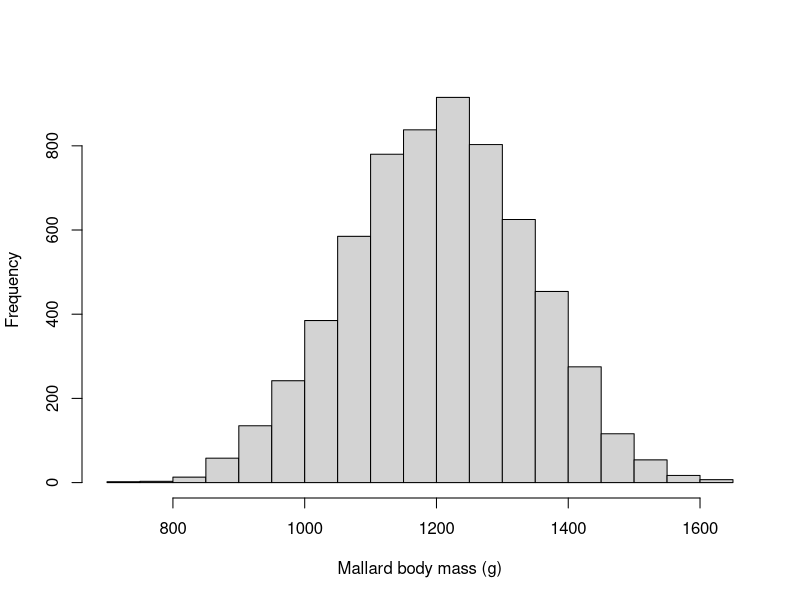
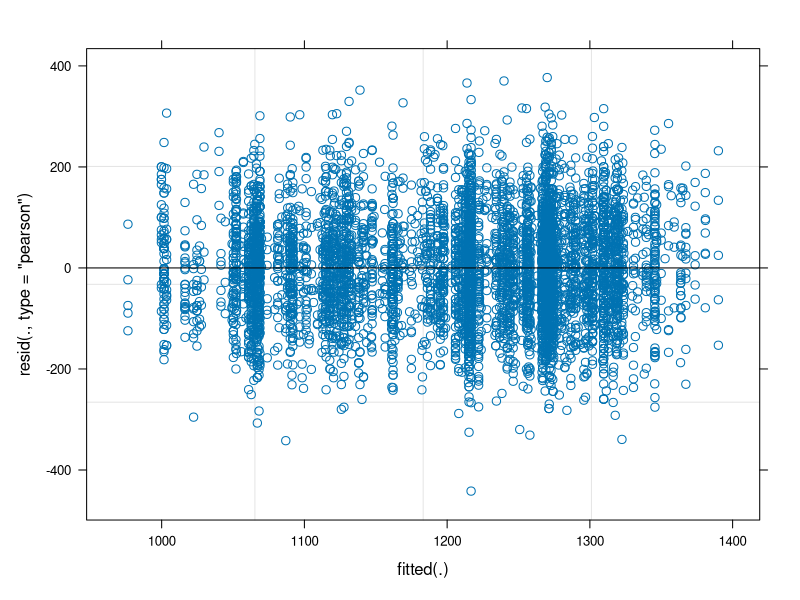
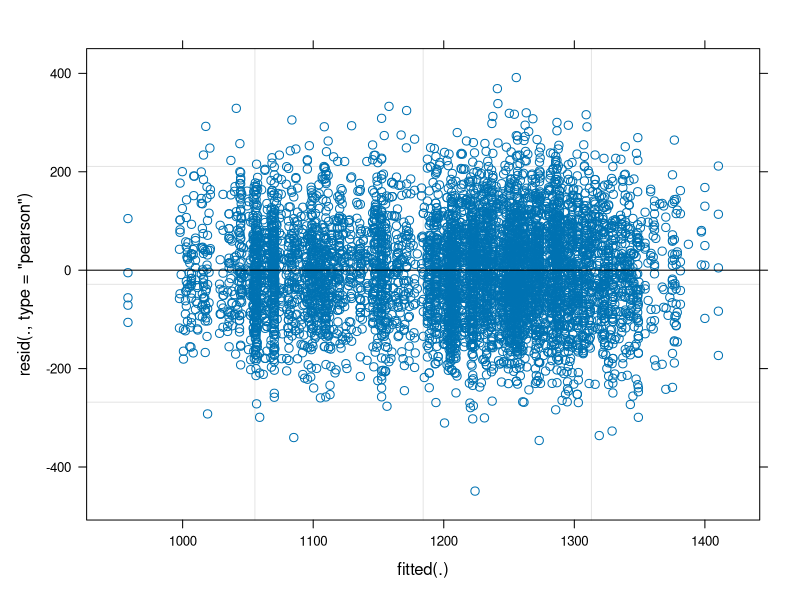
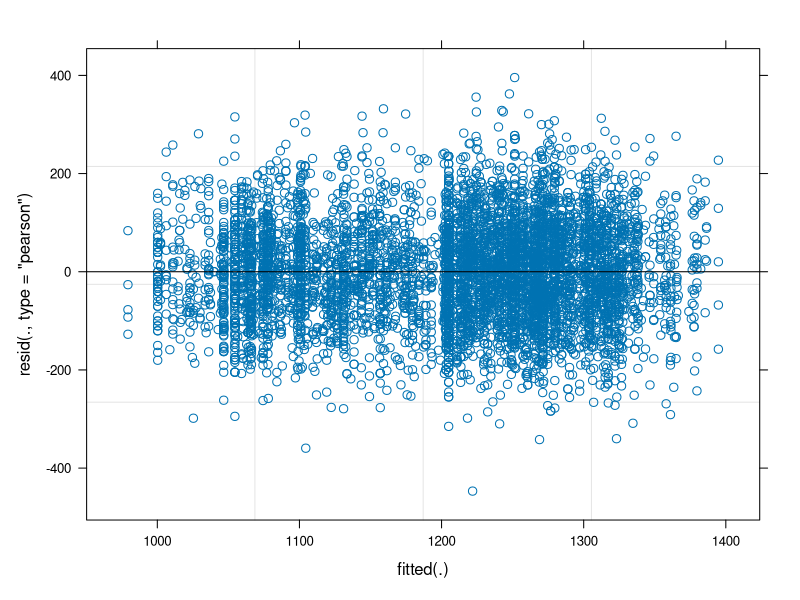
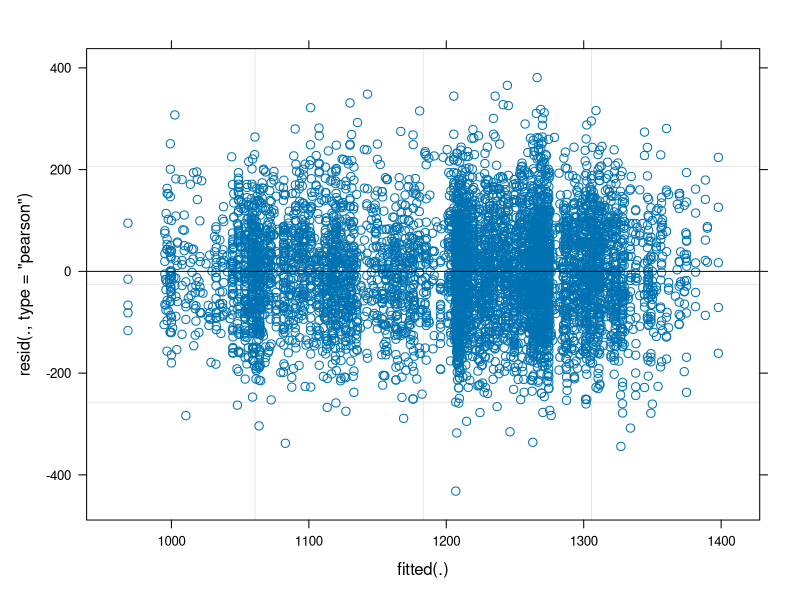
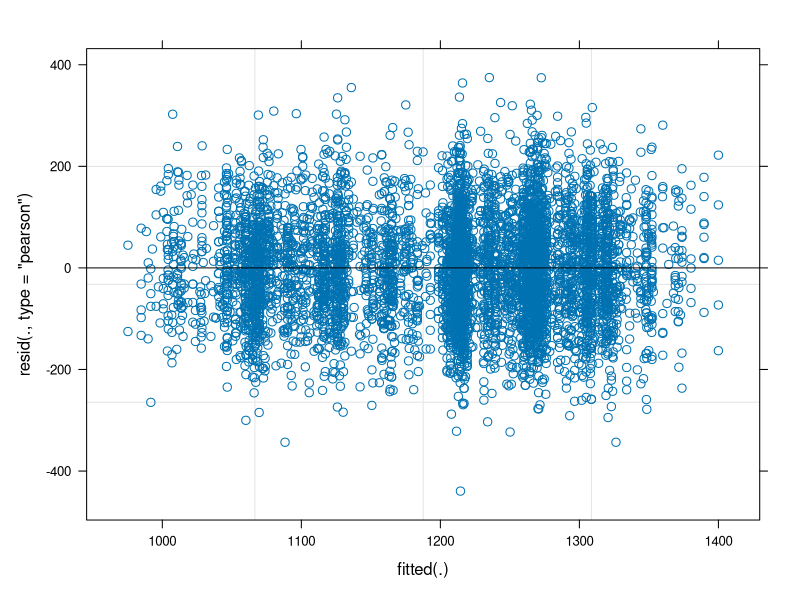
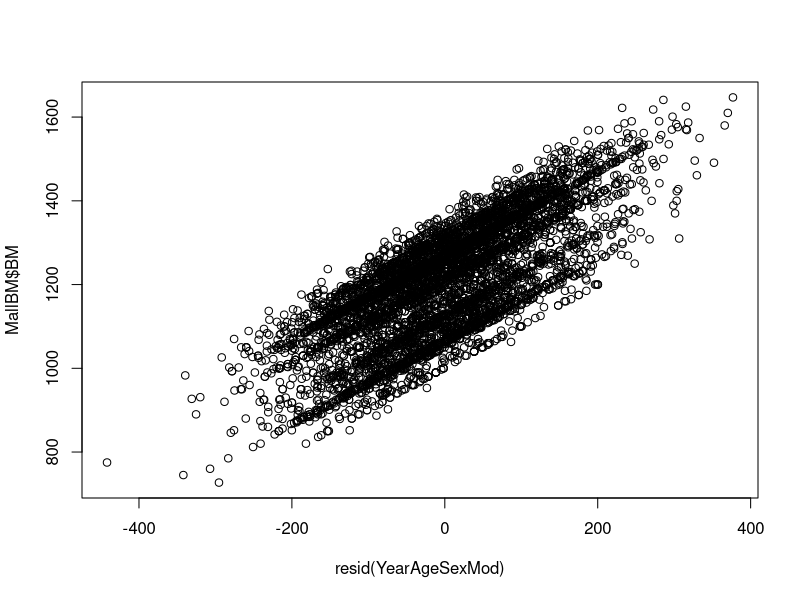
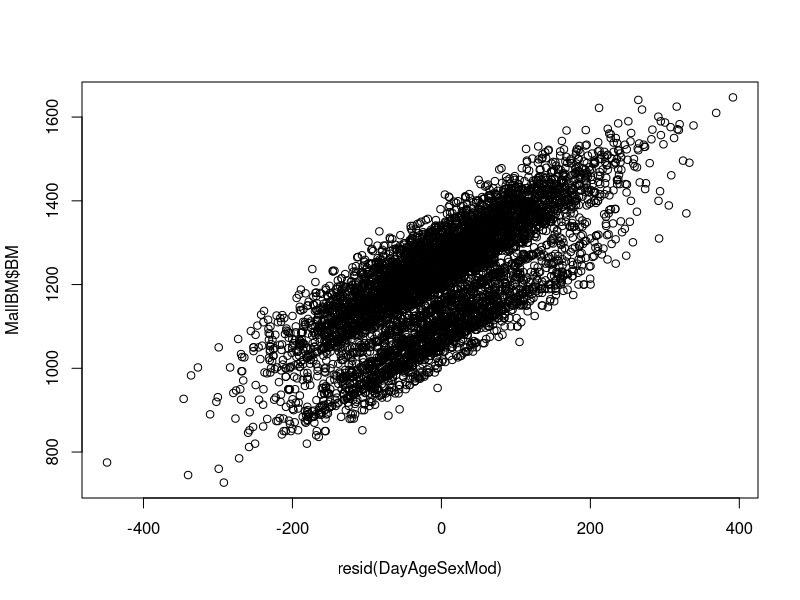

R code for these plots, in order: (Note: this script raises an error after producing the figures.)
## ---- chunk 1
MallBM <- read.csv("./Veonetal_1979_2021_LMAV_MallardBMDat.csv", header = TRUE)
library(ggplot2) ###plotting with ggplot
library(ggfortify) ###this gives us autoplot
library(ggthemes) ###gives us theme_few()
library(lme4) ###Mixed model package
library(lmerTest) ###Derives conservative p values using Satterthwaites Appx.
library(ggeffects) ###Package for developing predictions based on model estimates
library(Hmisc) ###Pearsons correlation matrix
## ---- chunk 2
getwd()
## ---- chunk 3
#Response
MallBM$bodymassM <- MallBM$BM 

#Fixed Effects
MallBM$AgeSex <- as.factor(MallBM$AgeSex) #AgeSex
MallBM$YearM <- MallBM$SEAS_NUM #Year
MallBM$DayM <- MallBM$DayofSeason #Day of Season
MallBM$RainCMLog <- log(MallBM$Rain_CM+0.01) #Rainfall
MallBM$Gagelog <- log(MallBM$Gage_M) #River Gage Height
MallBM$WSIM <- MallBM$WSI #Weather Severity Index

#Random Effect
MallBM$LocationM <- as.factor(MallBM$LOC_NUM) #Location
## ---- chunk 4
# Load data
BM_Fixed <- MallBM[, c(6,8,19,21,25)] #Number of column where each fixed effect is located

BM_Cor <- rcorr(as.matrix(BM_Fixed))
BM_Cor
## ---- chunk 5
hist(MallBM$bodymassM, main = NULL, xlab = "Mallard body mass (g)")
## ---- chunk 6
YearAgeSexMod = lmer(bodymassM ~ YearM*AgeSex + (1|LocationM), data = MallBM, REML = F)

DayAgeSexMod = lmer(bodymassM ~ DayM*AgeSex + (1|LocationM), data = MallBM, REML = F)

RainAgeSexMod = lmer(bodymassM ~ RainCMLog*AgeSex + (1|LocationM), data = MallBM, REML = F)

GageAgeSexMod = lmer(bodymassM ~ Gagelog*AgeSex + (1|LocationM), data = MallBM, REML = F)

WSIAgeSexMod = lmer(bodymassM ~ WSIM*AgeSex + (1|LocationM), data = MallBM, REML = F)

nullmallmod = lmer(bodymassM ~ (1|LocationM), data = MallBM, REML = F)
## ---- chunk 7
anova(nullmallmod, YearAgeSexMod)
anova(nullmallmod, DayAgeSexMod)
anova(nullmallmod, RainAgeSexMod)
anova(nullmallmod, GageAgeSexMod)
anova(nullmallmod, WSIAgeSexMod)
## ---- chunk 8
#plot
plot(YearAgeSexMod)
plot(DayAgeSexMod)
plot(RainAgeSexMod)
plot(GageAgeSexMod)
plot(WSIAgeSexMod)
## ---- chunk 9
#plot residuals against original Response
plot(resid(YearAgeSexMod),MallBM$BM)
plot(resid(DayAgeSexMod),MallBM$BM)
plot(resid(RainAgeSexMod),MallBM$BM)
plot(resid(GageAgeSexMod),MallBM$BM)
plot(resid(WSIAgeSexMod),MallBM$BM)
## ---- chunk 10
#plot residuals against each Predictor
#YearAgeSexMod
plot(resid(YearAgeSexMod),MallBM$YearM)

#DayAgeSexMod
plot(resid(DayAgeSexMod),MallBM$DayM)

#RainAgeSexMod
plot(resid(RainAgeSexMod),MallBM$RainCMLog)

#GageAgeSexMod
plot(resid(GageAgeSexMod),MallBM$Gagelog)

#WSIAgeSexMod
plot(resid(WSIAgeSexMod),MallBM$WSIM)
## ---- chunk 11
#normality plot
qqmath(YearAgeSexMod)
qqmath(DayAgeSexMod)
qqmath(RainAgeSexMod)
qqmath(GageAgeSexMod)
qqmath(WSIAgeSexMod)
## ---- chunk 12
#plot residuals
plot(resid(YearAgeSexMod))
plot(resid(DayAgeSexMod))
plot(resid(RainAgeSexMod))
plot(resid(GageAgeSexMod))
plot(resid(WSIAgeSexMod))
## ---- chunk 13
ggplot(data.frame(eta=predict(YearAgeSexMod,type="link"),pearson=residuals(YearAgeSexMod,type="pearson")),aes(x=eta,y=pearson)) + geom_point()

ggplot(data.frame(eta=predict(DayAgeSexMod,type="link"),pearson=residuals(DayAgeSexMod,type="pearson")),aes(x=eta,y=pearson)) + geom_point()

ggplot(data.frame(eta=predict(RainAgeSexMod,type="link"),pearson=residuals(RainAgeSexMod,type="pearson")),aes(x=eta,y=pearson)) + geom_point()

ggplot(data.frame(eta=predict(GageAgeSexMod,type="link"),pearson=residuals(GageAgeSexMod,type="pearson")),aes(x=eta,y=pearson)) + geom_point()

ggplot(data.frame(eta=predict(WSIAgeSexMod,type="link"),pearson=residuals(WSIAgeSexMod,type="pearson")),aes(x=eta,y=pearson)) + geom_point()
## ---- chunk 14
##Model Results - Year####
summary(YearAgeSexMod)
confint(YearAgeSexMod, level = 0.95)
## ---- chunk 15
##Model Results - Day####
summary(DayAgeSexMod)
confint(DayAgeSexMod, level = 0.95)
## ---- chunk 16
##Model Results - Rain####
summary(RainAgeSexMod)
confint(RainAgeSexMod, level = 0.95)
## ---- chunk 17
##Model Results - Gage####
summary(GageAgeSexMod)
confint(GageAgeSexMod, level = 0.95)
## ---- chunk 18
##Model Results - WSI####
summary(WSIAgeSexMod)
confint(WSIAgeSexMod, level = 0.95)
## ---- chunk 19
##Model Results - Null####
summary(nullmallmod)
confint(nullmallmod, level = 0.95)
## ---- chunk 20
predictyear = ggpredict(YearAgeSexMod, c("YearM [1,6,12,18,24,30,36,42]", "AgeSex"))
plot(predictyear)
predictyear
## ---- chunk 21
###checking variables
predictedBM = predictyear$predicted
predictYears = predictyear$x
Age_Sex = predictyear$group
predictse = predictyear$std.error
predictconflow = predictyear$conf.low
predictconfhigh = predictyear$conf.high
## ---- chunk 22
##Graph Code

levels(Age_Sex) = c("Adult male", "Adult female", "Juvenile male", "Juvenile female") ###Renaming levels manually

Age_Sex <- factor(Age_Sex, levels=c('Adult male', 'Juvenile male', 'Adult female', 'Juvenile female')) ##Reordering levels to fit the scheme of the slopes

MallardYearOfficial = ggplot(data = predictyear, aes(x = predictYears,y = predictedBM, group= Age_Sex)) + ##Define data
  geom_ribbon(aes(ymin = predictconflow, ymax = predictconfhigh), fill = "grey86") + #Define upper and lower 95% CI ribbon
  geom_line(size = 0.5)+  #fit it into lines
  geom_point(aes(shape = Age_Sex), size = 2) +
  scale_shape_manual(values=c(15, 0, 17, 2)) + #add points and change shape based on AgeSex
  #Allows zooming into graph range, without altering y axis physically
  guides(shape = guide_legend(title = "Age and sex")) + #Rename Legend Title and reverse order of labels 
  ylab("Body mass (g)") + xlab("Year") + #Rename x and y-axis
  theme_classic() + #clean white background
  scale_x_discrete(limits = c(1:42), breaks = c(1,11,21,31,41), labels = c("79-80","89-90","99-00","09-10", "19-20")) +
  theme(text = element_text(family="Helvetica"), axis.title.x = element_text(face="bold", size = 18), axis.title.y = element_text(face="bold", size = 18), axis.text.x = element_text(size = 14), axis.text.y = element_text(size = 14), legend.title=element_text(size=18),legend.text=element_text(size=14)) #Helvetica font, size 18 font, and bold axis titles

MallardYearOfficial
## ---- chunk 23
predictday = ggpredict(DayAgeSexMod, c("DayM", "AgeSex"))
plot(predictday)
predictday
## ---- chunk 24
###checking variables
predictedBM = predictday$predicted
predictDays = predictday$x
Age_Sex = predictday$group
predictse = predictday$std.error
predictconflow = predictday$conf.low
predictconfhigh = predictday$conf.high
## ---- chunk 25
predictday$x
## ---- chunk 26
max(MallBM$DayM)
## ---- chunk 27
###Relabel Legend
Age_Sex.labs <- c("Adult Male", "Juvenile Male", "Adult Female", "Juvenile Female")
names(Age_Sex.labs) <- c("1","3", "2", "4")
## ---- chunk 28
###Graph Code

levels(Age_Sex) = c("Adult male","Adult female", "Juvenile male", "Juvenile female") ###Renaming levels manually 

Age_Sex <- factor(Age_Sex, levels=c('Adult male', 'Juvenile male', 'Adult female', 'Juvenile female')) ##Reordering levels to fit the scheme of the slopes

MallardDayOfficial = ggplot(data = predictday, aes(x = predictDays,y = predictedBM, group= Age_Sex)) + ##Define data
  geom_ribbon(aes(ymin = predictconflow, ymax = predictconfhigh),fill = "grey86") + #Define upper and lower 95% CI ribbon
  geom_line(size = 0.5)+  #fit it into lines
  geom_point(aes(shape = Age_Sex), size = 2) +
  scale_shape_manual(values=c(15, 0, 17, 2)) + #add points and change shape based on AgeSex
  #Allows zooming into graph range, without altering y axis physically
  guides(shape = guide_legend(title = "Age and sex")) + #Rename Legend Title and reverse order of labels 
  ylab("Body mass (g)") + xlab("Day of season") + #Rename x and y-axis
  theme_classic() + #clean white background
  theme(text = element_text(family="Helvetica"), axis.title.x = element_text(face="bold", size = 18), axis.title.y = element_text(face="bold", size = 18), axis.text.x = element_text(size = 14), axis.text.y = element_text(size = 14), legend.title=element_text(size=18),legend.text=element_text(size=14))

MallardDayOfficial
## ---- chunk 29
###setting up model to graph
predictrain = ggpredict(RainAgeSexMod, c("RainCMLog [-5,-4.8,-4.6,-4.4,-4.2,-4,-3.8,-3.6,-3.4,-3.2,-3,-2.8,-2.6,-2.4,-2.2,-2,-1.8,-1.6,-1.4,-1.2,-1,-0.8,-0.6,-0.4,-0.2,0,0.2,0.4,0.6,0.8,1,1.4,1.6,1.8,1.2,2,2.2]", "AgeSex"))
plot(predictrain, facet = TRUE)
predictrain
## ---- chunk 30
###checking variables
predictedBM = predictrain$predicted
predictRain = predictrain$x
Age_Sex = predictrain$group
predictse = predictrain$std.error
predictconflow = predictrain$conf.low
predictconfhigh = predictrain$conf.high
## ---- chunk 31
###setting up back-transformed x-axis
predictrain$Rain.Orig <-(exp(predictrain$x))
predictrain <- as.data.frame(predictrain)
predictrain$Rain.Orig
## ---- chunk 32
# New facet label names for AgeSex variable
groups.labs <- c("Adult male", "Juvenile male", "Adult female", "Juvenile female")
names(groups.labs) <- c("1", "3", "2", "4")
## ---- chunk 33
predictrain$facet = factor(predictrain$group, levels = c("1", "3", "2", "4")) ###Reorders facet labels manually
## ---- chunk 34
##Graph Code

levels(Age_Sex) = c("Adult male", "Juvenile male", "Adult female", "Juvenile female") ###Renaming levels manually because using group in ggplot wont allow scale_xxx_manual to work

Age_Sex <- factor(Age_Sex, levels=c('Adult male', 'Juvenile male', 'Adult female', 'Juvenile female')) ##Reordering levels to fit the schemce of the slopes

MallardRainOfficial = ggplot(data = predictrain, aes(x = Rain.Orig,y = predictedBM, facet = facet)) + ##Define data
  geom_ribbon(aes(ymin = predictconflow, ymax = predictconfhigh),fill = "grey86") + #Define upper and lower 95% CI ribbon
  geom_line(size = 0.5)+#fit it into lines
  #Allows zooming into graph range, without altering y axis physically
  guides(shape = guide_legend(title = "Age and sex")) + #Rename Legend Title and reverse order of labels 
  ylab("Body mass (g)") + xlab("Rainfall (cm)") + #Rename x and y-axis
  theme_classic() + #clean white background
  theme(text = element_text(family="Helvetica"), axis.title.x = element_text(face="bold", size = 18), axis.title.y = element_text(face="bold", size = 18), axis.text.x = element_text(size = 14), axis.text.y = element_text(size = 14), strip.text = element_text(size = 13, face = "bold"), strip.background = element_rect(fill = "grey86")) +
  facet_wrap(~facet, ncol = 4, labeller = labeller(facet = groups.labs))

MallardRainOfficial
## ---- chunk 35
max(MallBM$Gage_M)
## ---- chunk 36
###setting up model to graph
predictgage = ggpredict(GageAgeSexMod, c("Gagelog[-0.5,-0.4,-0.3,-0.2,-0.1,0,0.1,0.2,0.3,0.4,0.5,0.6,0.7,0.8,0.9,1.0,1.1,1.2,1.3,1.4,1.5,1.6,1.7,1.8,1.9,2.0,2.1,2.2,2.3,2.4]", "AgeSex"))
plot(predictgage, facet = TRUE)
predictgage
## ---- chunk 37
###checking variables
predictedBM = predictgage$predicted
predictGage = predictgage$x
Age_Sex = predictgage$group
predictse = predictgage$std.error
predictconflow = predictgage$conf.low
predictconfhigh = predictgage$conf.high
## ---- chunk 38
###setting up back-transformed x-axis
predictgage$Gage.Orig <-(exp(predictgage$x))
predictgage <- as.data.frame(predictgage)
predictgage$Gage.Orig
## ---- chunk 39
# New facet label names for AgeSex variable
groups.labs <- c("Adult male", "Adult female", "Juvenile male", "Juvenile female")
names(groups.labs) <- c("1", "2", "3", "4")
predictgage$facet = factor(predictgage$group, levels = c("1", "3", "2", "4"))
## ---- chunk 40
##Graph Code

levels(Age_Sex) = c("Adult male", "Juvenile male", "Adult female", "Juvenile female") ###Renaming levels manually 

MallardGageOfficial = ggplot(data = predictgage, aes(x = Gage.Orig,y = predictedBM, facet = facet)) + ##Define data
  geom_ribbon(aes(ymin = predictconflow, ymax = predictconfhigh),fill = "grey86") + #Define upper and lower 95% CI ribbon
  geom_line(size = 0.5)+#fit it into lines
  #Allows zooming into graph range, without altering y axis physically
  guides(shape = guide_legend(title = "Age and sex")) + #Rename Legend Title and reverse order of labels 
  ylab("Body mass (g)") + xlab("Gage height (m)") + #Rename x and y-axis
  theme_classic() + #clean white background
  theme(text = element_text(family="Helvetica"), axis.title.x = element_text(face="bold", size = 18), axis.title.y = element_text(face="bold", size = 18), axis.text.x = element_text(size = 14), axis.text.y = element_text(size = 14), strip.text = element_text(size = 13, face = "bold"), strip.background = element_rect(fill = "grey86")) +  
  facet_wrap(~facet, ncol = 4, labeller = labeller(facet = groups.labs))

MallardGageOfficial
## ---- chunk 41
##Use the ggsave function to export your figures using the appropriate size and quality. 
ggsave(MallardRainOfficial, file="RainAgeSexgraph.jpg", width=25, height=20, units="cm", dpi=1200)
ggsave(MallardGageOfficial, file="GageAgeSexgraph.jpg", width=25, height=20, units="cm", dpi=1200)
ggsave(MallardDayOfficial, file="DayAgeSexgraph.jpg", width=25, height=20, units="cm", dpi=1200)
ggsave(MallardYearOfficial, file="YearAgeSexgraph.jpg", width=25, height=20, units="cm", dpi=1200)
ggsave(mallhist, file="MallardMassHistograph.jpg", width=25, height=20, units="cm", dpi=1200)
